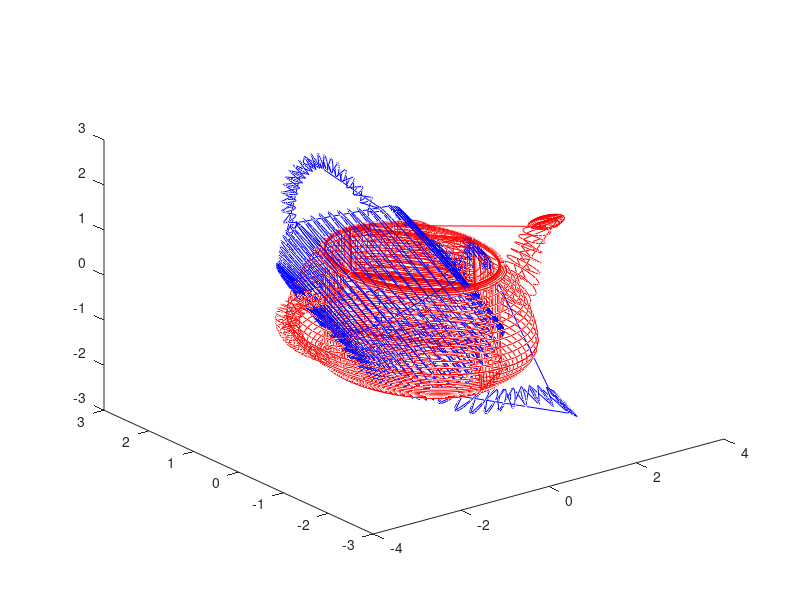
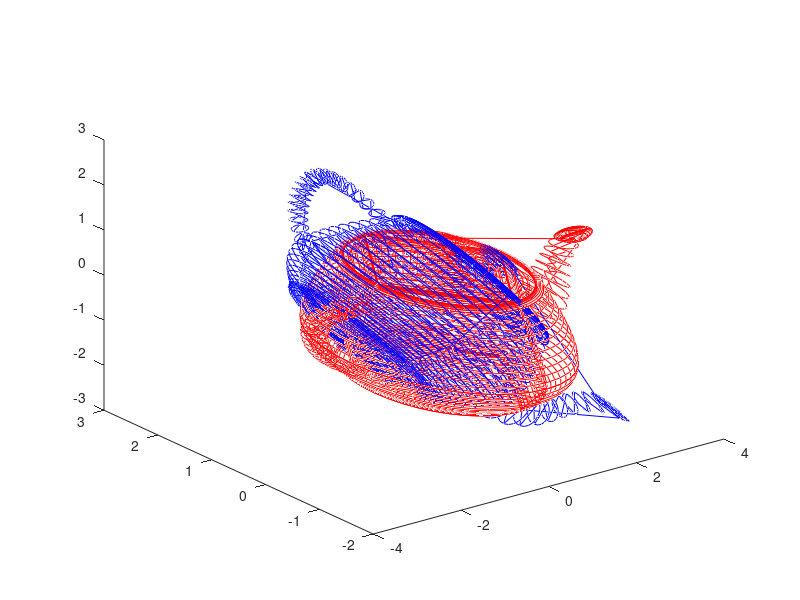
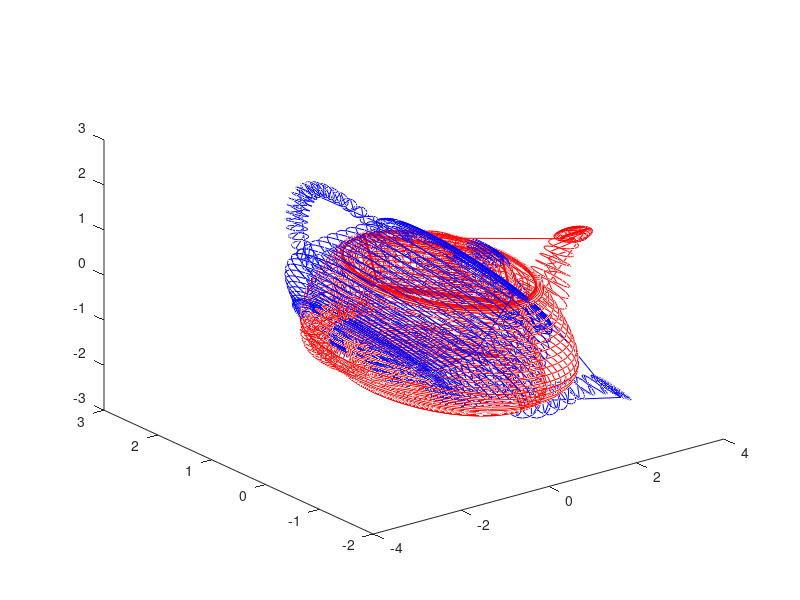
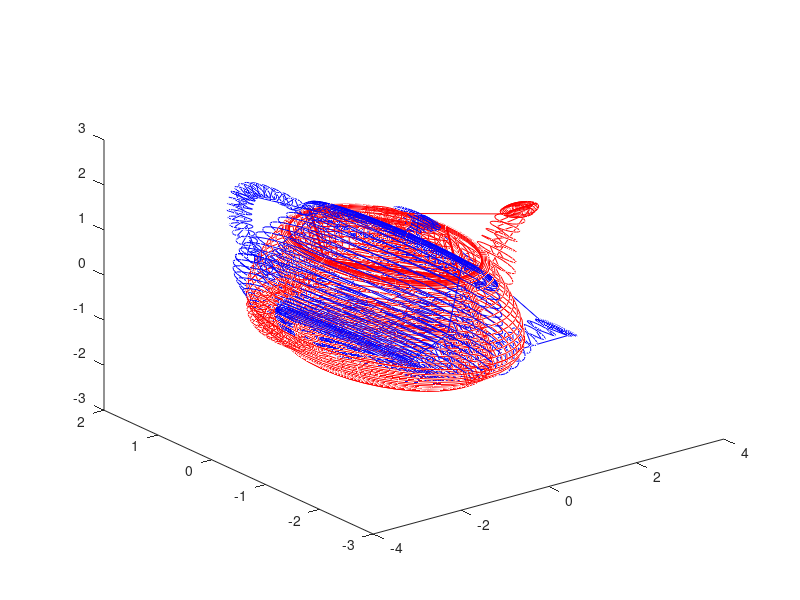

Here is the MATLAB script that generated these plots, in order:
clc
close all
clear all


load("p_data.mat");
load("q_data.mat");
load("q_1iteration.mat");
load("q_2iteration.mat");
load("q_3iteration.mat");
load("q_4iteration.mat");
load("q_5iteration.mat");
load("q_6iteration.mat");
load("q_7iteration.mat");
load("q_8iteration.mat");
load("q_9iteration.mat");
load("q_10iteration.mat");


figure
plot3(p(1,:),p(2,:),p(3,:),'r');                
hold 
plot3(q(1,:),q(2,:),q(3,:),'b');

figure
plot3(p(1,:),p(2,:),p(3,:),'r');                
hold 
plot3(q12(1,:),q12(2,:),q12(3,:),'b');

figure
plot3(p(1,:),p(2,:),p(3,:),'r');                
hold 
plot3(q22(1,:),q22(2,:),q22(3,:),'b');


figure
plot3(p(1,:),p(2,:),p(3,:),'r');                
hold 
plot3(q32(1,:),q32(2,:),q32(3,:),'b');

figure
plot3(p(1,:),p(2,:),p(3,:),'r');                
hold 
plot3(q42(1,:),q42(2,:),q42(3,:),'b');


figure
plot3(p(1,:),p(2,:),p(3,:),'r');                
hold 
plot3(q52(1,:),q52(2,:),q52(3,:),'b');


figure
plot3(p(1,:),p(2,:),p(3,:),'r');                
hold 
plot3(q62(1,:),q62(2,:),q62(3,:),'b');


figure
plot3(p(1,:),p(2,:),p(3,:),'r');                
hold 
plot3(q72(1,:),q72(2,:),q72(3,:),'b');


figure
plot3(p(1,:),p(2,:),p(3,:),'r');                
hold 
plot3(q82(1,:),q82(2,:),q82(3,:),'b');


figure
plot3(p(1,:),p(2,:),p(3,:),'r');                
hold 
plot3(q92(1,:),q92(2,:),q92(3,:),'b');


figure
plot3(p(1,:),p(2,:),p(3,:),'r');                
hold 
plot3(q10(1,:),q10(2,:),q10(3,:),'b');


